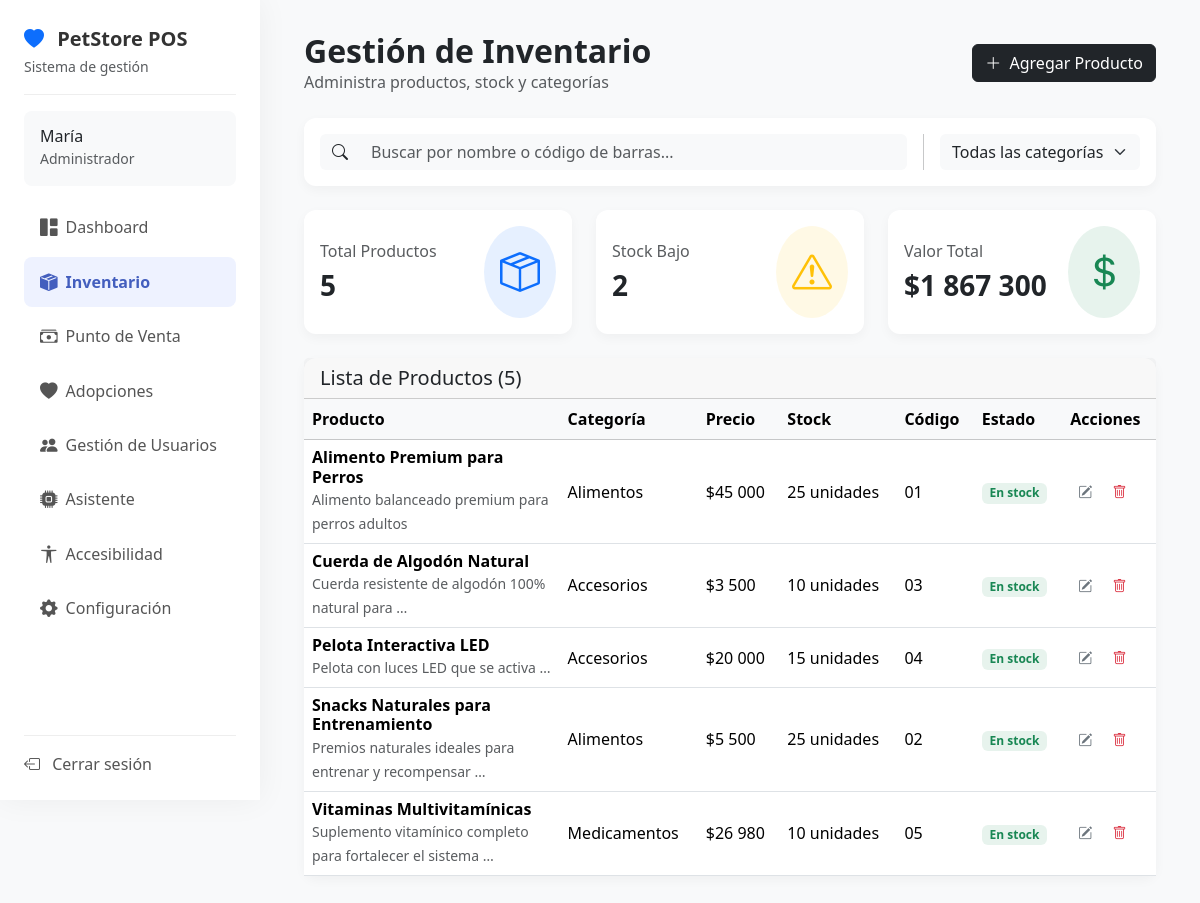
/es/dashboard/inventario/ (signed in), run on the app's committed database.
### catalog/models.py (models this page shows, shortened)
class Product(models.Model):
    sku = models.CharField(_("SKU"), max_length=3, unique=True)
    name = models.CharField(_("Nombre"), max_length=120)
    category = models.CharField(_("Categoría"), max_length=8, choices=Category.choices)
    price = models.DecimalField(_("Precio"), max_digits=10, decimal_places=2)
    stock = models.PositiveIntegerField(_("Stock"), default=0)
    description = models.TextField(_("Descripción"), blank=True)
    image = models.ImageField(_("Imagen"), upload_to="products/", blank=True, null=True)
    is_active = models.BooleanField(_("Activo"), default=True)
    created_at = models.DateTimeField(auto_now_add=True)
    class Meta:
        ordering = ["name"]

### dashboard/views.py (the view)
class DashboardInventoryListView(ListView):
    model = Product
    template_name = "dashboard/inventario.html"
    context_object_name = "products"
    def get_queryset(self):
        queryset = super().get_queryset()
        category_pk = self.request.GET.get('cat')
        if category_pk:
            queryset = queryset.filter(category=category_pk)
        query = self.request.GET.get('q')
        if query:
            queryset = queryset.filter(
                models.Q(name__icontains=query) |
                models.Q(sku__icontains=query)
            )
        return queryset.order_by('name')
    def get_context_data(self, **kwargs):
        context = super().get_context_data(**kwargs)
        context['categories'] = [
            {'pk': choice[0], 'name': choice[1]}
            for choice in Category.choices
        ]
        context['category_selected'] = self.request.GET.get('cat', '')
        queryset = self.get_queryset()
        total_value = queryset.aggregate(
            total=Coalesce(
                Sum(F('price') * F('stock')),
                Value(0),
                output_field=DecimalField()
            )
        )['total']
        low_stock_count = queryset.filter(stock__lte=10, is_active=True).count()
        context['total_inventory_value'] = total_value
        context['low_stock_count'] = low_stock_count
        return context

### templates/dashboard/inventario.html (shortened to what this page needs)
{% extends "dashboard/base.html" %}
{% load i18n %}
{% load humanize %}
{% block dashboard_content %}
    <div class="d-flex justify-content-between align-items-center mb-4">
        <div>
            <h2 class="fw-bold mb-0">{% trans "Gestión de Inventario" %}</h2>
            <p class="text-muted mb-0">{% trans "Administra productos, stock y categorías" %}</p>
        </div>
        <a href="{% url 'catalog:product_create' %}" class="btn btn-dark">
            <i class="bi bi-plus-lg me-1"></i> {% trans "Agregar Producto" %}
        </a>
    </div>
    <div class="card stat-card mb-4">
        <div class="card-body d-flex flex-wrap gap-3 align-items-center">
            <form method="get" class="d-flex flex-grow-1">
                <div class="input-group">
                    <span class="input-group-text bg-light border-0"><i class="bi bi-search"></i></span>
                    <input type="text" name="q" class="form-control bg-light border-0" placeholder="{% trans 'Buscar por nombre o código de barras...' %}" value="{{ request.GET.q }}">
                </div>
            </form>
            <form method="get" class="d-flex">
                <select name="cat" class="form-select bg-light border-0" onchange="this.form.submit()">
                    <option value="">{% trans "Todas las categorías" %}</option>
                </select>
            </form>
        </div>
    </div>
    <div class="row g-4 mb-4">
        <div class="col-md-4">
            <div class="card stat-card h-100">
                <div class="card-body">
                    <div>
                        <h6 class="text-muted fw-normal">{% trans "Total Productos" %}</h6>
                        <h3 class="fw-bold mb-0">{{ products.count }}</h3>
                    </div>
                    <div class="stat-icon bg-primary bg-opacity-10">
                        <i class="bi bi-box-seam text-primary"></i>
                    </div>
                </div>
            </div>
        </div>
        <div class="col-md-4">
            <div class="card stat-card h-100">
                <div class="card-body">
                    <div>
                        <h6 class="text-muted fw-normal">{% trans "Stock Bajo" %}</h6>
                        <h3 class="fw-bold mb-0">{{ low_stock_count|default:0 }}</h3>
                    </div>
                    <div class="stat-icon bg-warning bg-opacity-10">
                        <i class="bi bi-exclamation-triangle text-warning"></i>
                    </div>
                </div>
            </div>
        </div>
        <div class="col-md-4">
            <div class="card stat-card h-100">
                <div class="card-body">
                    <div>
                        <h6 class="text-muted fw-normal">{% trans "Valor Total" %}</h6>
                        <h3 class="fw-bold mb-0">${{ total_inventory_value|default:0|intcomma }}</h3>
                    </div>
                    <div class="stat-icon bg-success bg-opacity-10">
                        <i class="bi bi-currency-dollar text-success"></i>
                    </div>
                </div>
            </div>
        </div>
    </div>
    <div class="card chart-card">
        <div class="card-header">
            <h5 class="card-title mb-0">{% trans "Lista de Productos" %} ({{ products.count }})</h5>
        </div>
        <div class="table-responsive">
            <table class="table table-hover align-middle mb-0">
                <thead class="table-light">
                    <tr>
                        <th scope="col" style="width: 30%;">{% trans "Producto" %}</th>
                        <th scope="col">{% trans "Categoría" %}</th>
                        <th scope="col">{% trans "Precio" %}</th>
                        <th scope="col">{% trans "Stock" %}</th>
                        <th scope="col">{% trans "Código" %}</th>
                        <th scope="col">{% trans "Estado" %}</th>
                        <th scope="col">{% trans "Acciones" %}</th>
                    </tr>
                </thead>
                <tbody>
                    {% for p in products %}
                    <tr>
                        <td>
                            <h6 class="fw-bold mb-0">{{ p.name }}</h6>
                            <small class="text-muted">{{ p.description|truncatewords:7 }}</small>
                        </td>
                        <td>{{ p.get_category_display }}</td>
                        <td>${{ p.price|floatformat:0|intcomma }}</td>
                        <td>{{ p.stock }} {% trans "unidades" %}</td>
                        <td>{{ p.sku }}</td>
                        <td>
                            {% if p.is_active and p.stock > 0 %}
                                <span class="badge bg-success bg-opacity-10 text-success">{% trans "En stock" %}</span>
                            {% elif p.is_active and p.stock <= 0 %}
                                <span class="badge bg-warning bg-opacity-10 text-warning">{% trans "Agotado" %}</span>
                            {% else %}
                                <span class="badge bg-danger bg-opacity-10 text-danger">{% trans "Inactivo" %}</span>
                            {% endif %}
                        </td>
                        <td>
                            <a href="{% url 'catalog:product_update' p.pk %}" class="btn btn-sm btn-outline-secondary border-0" title="{% trans 'Editar' %}">
                                <i class="bi bi-pencil-square"></i>
                            </a>
                            <a href="{% url 'catalog:product_delete' p.pk %}" class="btn btn-sm btn-outline-danger border-0" title="{% trans 'Eliminar' %}">
                                <i class="bi bi-trash"></i>
                            </a>
                        </td>
                    </tr>
                    {% empty %}
                    <tr>
                        <td colspan="7" class="text-center py-4">
                            <p class="text-muted mb-0">{% trans "No se encontraron productos que coincidan con la búsqueda." %}</p>
                        </td>
                    </tr>
                    {% endfor %}
                </tbody>
            </table>
        </div>
    </div>
{% endblock %}

### templates/dashboard/base.html (shortened to what this page needs)
{% load static %} {% load i18n %}
<!DOCTYPE html>
<html lang="{{ request.LANGUAGE_CODE }}">
  <head>
    <link
      href="https://cdn.jsdelivr.net/npm/bootstrap@5.3.3/dist/css/bootstrap.min.css"
      rel="stylesheet"
    />
    <link
      href="https://cdn.jsdelivr.net/npm/bootstrap-icons@1.11.3/font/bootstrap-icons.css"
      rel="stylesheet"
    />
    <link rel="stylesheet" href="{% static 'css\dashboard\style.css' %}" />
  </head>
  <body class="dashboard-body">
    <nav class="sidebar">
      <div class="sidebar-header">
        <a class="navbar-brand" href="{% url 'dashboard:index' %}">
          <i class="bi bi-heart-fill me-2 text-primary"></i>
          <span class="fw-bold">PetStore POS</span>
        </a>
        <small class="text-muted">{% trans "Sistema de gestión" %}</small>
      </div>
      <div class="sidebar-user">
        <h6 class="mb-0">
          {{ request.user.first_name|default:request.user.username }}
        </h6>
        <small class="text-muted">{% trans "Administrador" %}</small>
      </div>
      <ul class="nav nav-pills flex-column sidebar-nav">
        <li class="nav-item">
          <a
            class="nav-link {% if request.resolver_match.url_name == 'index' %}active{% endif %}"
            href="{% url 'dashboard:index' %}"
          >
            <i class="bi bi-grid-1x2-fill me-2"></i> {% trans "Dashboard" %}
          </a>
        </li>
        <li class="nav-item">
          <a
            class="nav-link {% if request.resolver_match.url_name == 'inventario' %}active{% endif %}"
            href="{% url 'dashboard:inventario' %}"
          >
            <i class="bi bi-box-seam-fill me-2"></i> {% trans "Inventario" %}
          </a>
        </li>
        <li class="nav-item">
          <a class="nav-link {% if request.resolver_match.url_name == 'pos' %}active{% endif %}" href="{% url 'dashboard:pos' %}">
              <i class="bi bi-cash-stack me-2"></i> {% trans "Punto de Venta" %}
          </a>
      </li>
      <li class="nav-item">
          <a class="nav-link {% if request.resolver_match.url_name == 'adopciones' %}active{% endif %}" href="{% url 'dashboard:adopciones' %}">
              <i class="bi bi-heart-fill me-2"></i> {% trans "Adopciones" %}
          </a>
      </li>
        <li class="nav-item">
          <a class="nav-link {% if request.resolver_match.url_name == 'usuarios' %}active{% endif %}" href="{% url 'dashboard:usuarios' %}">
            <i class="bi bi-people-fill me-2"></i> {% trans "Gestión de Usuarios" %}
          </a>
        </li>
        <li class="nav-item">
          <a class="nav-link" href="#">
            <i class="bi bi-cpu-fill me-2"></i> {% trans "Asistente" %}
          </a>
        </li>
        <li class="nav-item">
          <a class="nav-link" href="{% url 'accessibility' %}">
            <i class="bi bi-universal-access me-2"></i> {% trans "Accesibilidad" %}
          </a>
        </li>
        <li class="nav-item">
          <a class="nav-link" href="#">
            <i class="bi bi-gear-fill me-2"></i> {% trans "Configuración" %}
          </a>
        </li>
      </ul>
      <div class="sidebar-footer">
        <a href="{% url 'accounts:logout' %}" class="nav-link">
          <i class="bi bi-box-arrow-left me-2"></i> {% trans "Cerrar sesión" %}
        </a>
      </div>
    </nav>
    <main class="main-content">
      <div class="container-fluid">
        {% block dashboard_content %}{% endblock %}
      </div>
    </main>
  </body>
</html>

### static/css/dashboard/style.css (style rules this page uses)
.dashboard-body { display: flex; background-color: #f8f9fa; }
.sidebar { width: 260px; height: 100vh; position: fixed; top: 0; left: 0; background-color: #ffffff; box-shadow: 0 0 30px rgba(0, 0, 0, 0.05); padding: 1.5rem; display: flex; flex-direction: column; }
.sidebar-header { padding-bottom: 1rem; border-bottom: 1px solid #eee; margin-bottom: 1rem; }
.sidebar-header .navbar-brand { font-size: 1.25rem; color: #333; }
.sidebar-user { padding: 1rem; background-color: #f8f9fa; border-radius: 0.5rem; margin-bottom: 1rem; }
.sidebar-nav { flex-grow: 1; }
.sidebar-nav .nav-item { margin-bottom: 0.25rem; }
.sidebar-nav .nav-link { color: #555; font-weight: 500; display: flex; align-items: center; padding: 0.75rem 1rem; border-radius: 0.5rem; }
.sidebar-nav .nav-link i { font-size: 1.1rem; }
.sidebar-nav .nav-link.active { background-color: #eef2ff; color: #435ebe; font-weight: 600; }
.sidebar-footer { border-top: 1px solid #eee; padding-top: 1rem; margin-top: 1rem; }
.sidebar-footer .nav-link { color: #555; font-weight: 500; }
.main-content { margin-left: 260px; flex-grow: 1; padding: 2rem; width: calc(100% - 260px); }
.stat-card { border: none; border-radius: 0.75rem; box-shadow: 0 4px 12px rgba(0, 0, 0, 0.04); }
.stat-card .card-body { display: flex; align-items: center; justify-content: space-between; }
.stat-card .stat-icon { font-size: 2.5rem; padding: 1rem; border-radius: 50%; color: white; }
.chart-card { border: none; border-radius: 0.75rem; box-shadow: 0 4px 12px rgba(0, 0, 0, 0.04); }

### data on the page
Product: name "Alimento Premium para Perros", description "Alimento balanceado premium para perros adultos", category "Alimentos", price "45 000", stock "25", sku "01"
Product: name "Cuerda de Algodón Natural", description "Cuerda resistente de algodón 100% natural para …", category "Accesorios", price "3 500", stock "10", sku "03"
Product: name "Pelota Interactiva LED", description "Pelota con luces LED que se activa …", category "Accesorios", price "20 000", stock "15", sku "04"
Product: name "Snacks Naturales para Entrenamiento", description "Premios naturales ideales para entrenar y recompensar …", category "Alimentos", price "5 500", stock "25", sku "02"
Product: name "Vitaminas Multivitamínicas", description "Suplemento vitamínico completo para fortalecer el sistema …", category "Medicamentos", price "26 980", stock "10", sku "05"

### other printed values
{{ request.user.first_name|default:request.user.username }} "María"
{{ products.count }} "5"
{{ low_stock_count|default:0 }} "2"
{{ total_inventory_value|default:0|intcomma }} "1 867 300"
